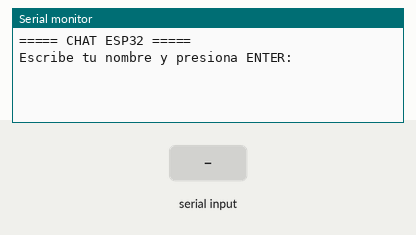
Recording of a sketch running on a simulated ESP32. Shown: the last lines printed to the serial monitor. The test bench sets the inputs (shaded band).

Above: at 1.2 s.
1.3 s: "1\n" received over Serial
At 2.1 s:
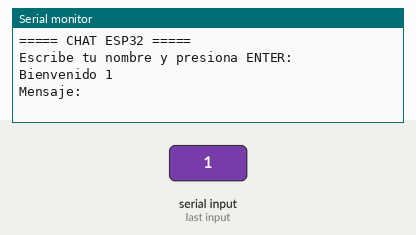
2.8 s: "1\n" received over the second serial link
At 3.3 s:
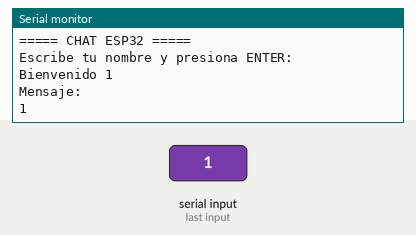
4.3 s: "0\n" received over the second serial link
At 5.6 s:
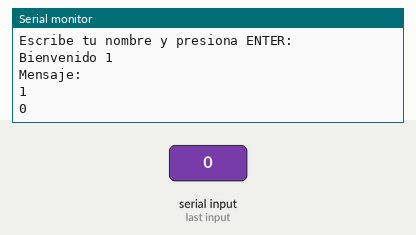

Measured:
- after the input at 1.3 s, the serial monitor: prints a new line at once (image 1)
- after the input at 2.8 s, the serial monitor: prints a new line at once (image 2)
- after the input at 4.3 s, the serial monitor: prints a new line at once (image 3)

The sketch:

tmp.ino
```cpp
String nombre = "";
String mensaje = "";
bool nombreListo = false;

void setup() {

  Serial.begin(9600);
  Serial2.begin(9600, SERIAL_8N1, 16, 17);

  Serial.println("===== CHAT ESP32 =====");
  Serial.println("Escribe tu nombre y presiona ENTER:");
}

void loop() {

  // Lee lo que escribe el usuario
  while (Serial.available()) {

    char c = Serial.read();

    // Ignorar retorno de carro
    if (c == '\n' || c == '\r' ) {

      if (mensaje.length() == 0) continue;

      if (!nombreListo) {

        nombre = mensaje;
        nombreListo = true;
        mensaje = "";

        Serial.print("Bienvenido ");
        Serial.println(nombre);
        Serial.println("Mensaje:");

      }
      else {

        // Enviar mensaje al otro ESP32
        Serial2.print(nombre);
        Serial2.print(": ");
        Serial2.println(mensaje);

        mensaje = "";
      }

    }
    else {

      mensaje += c;
    }
  }

  // Recibir datos del otro ESP32
  while (Serial2.available()) {

    char c = Serial2.read();
    Serial.write(c);
  }
}
```
